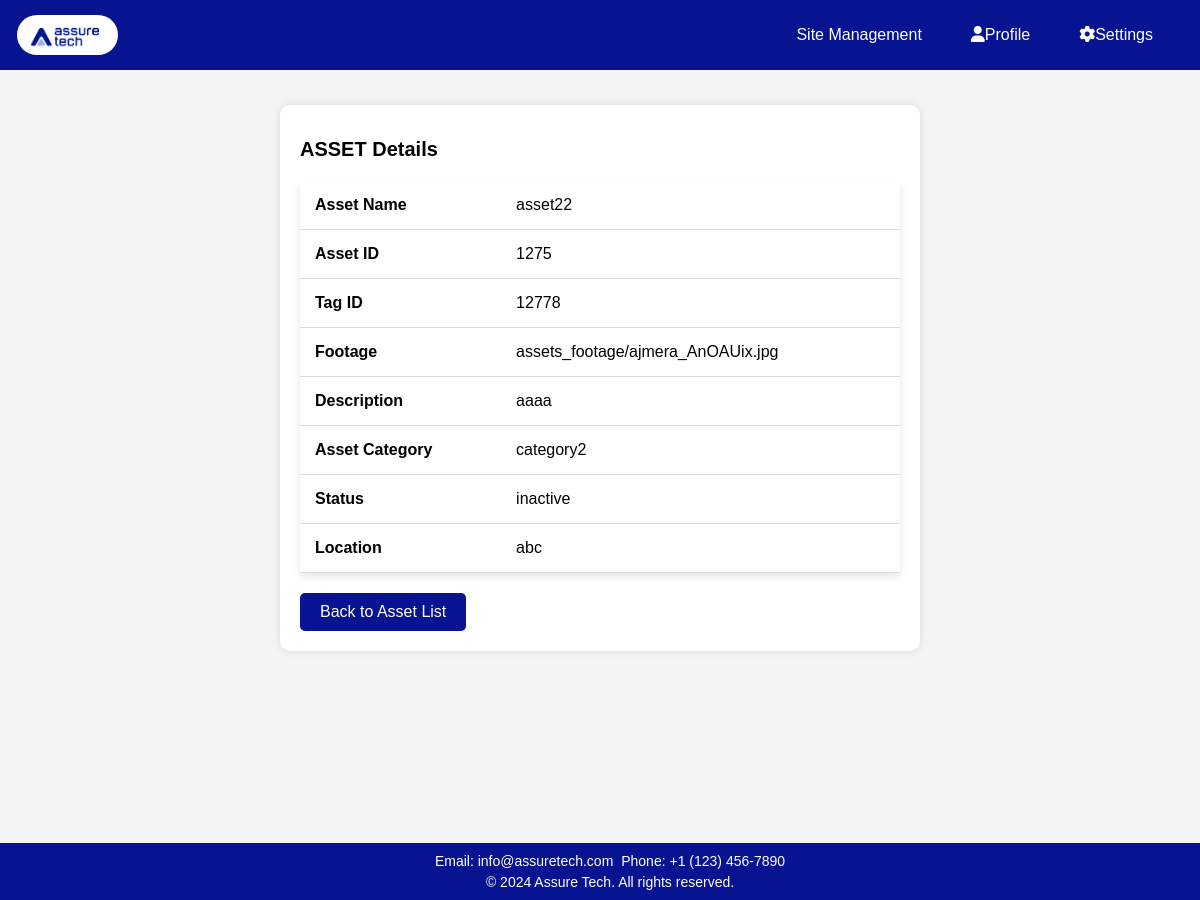
Screenshot of /asset_details/1275/ with the database file from the repository.
### app1/models.py (models this page shows, shortened)
class Asset(models.Model):
    asset_id = models.IntegerField(unique=True)
    picture = models.ImageField(upload_to='asset_pictures/', blank=True, null=True)
    asset_name = models.CharField(max_length=255)
    tag_id = models.IntegerField(max_length=100)
    footage = models.ImageField(upload_to='assets_footage/', blank=True, null=True,verbose_name= 'Footage')
    description = models.CharField(max_length=500)
    asset_category = models.CharField(max_length=50)
    STATUS_CHOICES = [
        ('active', 'Active'),
        ('inactive', 'Inactive'),
    ]
    status = models.CharField(max_length=50, choices=STATUS_CHOICES,default='inactive')
    location = models.CharField(max_length=100,blank=True, null=True)
    time_log = models.DateTimeField(auto_now=True)

### app1/views.py (the view)
# urls.py: path('asset_details/<int:asset_id>/', views.asset_details, name='asset_details'),
def asset_details(request, asset_id):
    asset = get_object_or_404(Asset, asset_id=asset_id)
    return render(request, 'app1/view_asset.html', {'asset': asset})

### app1/templates/app1/view_asset.html (shortened to what this page needs)
<!DOCTYPE html>
<html lang="en">
<head>
    {% load static %}
    <link rel="stylesheet" href="https://cdnjs.cloudflare.com/ajax/libs/font-awesome/6.0.0/css/all.min.css">
</head>
<body>
    <header>
        <a class="logo" href="#"><img src="{% static 'app1/images/logo.jpg' %}" alt="Logo"></a>
        <nav class="nav">
            <div class="dropdown">
                <a href="{% url 'sites' %}">Site Management</a>
            </div>
            <div class="dropdown">
                <a href="#" class="dropbtn"><i class="fas fa-user"></i>Profile</a>
            </div>
            <div class="dropdown">
                <a href="#" class="dropbtn"><i class="fas fa-cog"></i>Settings</a>
            </div>
        </nav>
    </header>
    <div class="content asset-details">
        <h1>ASSET Details</h1>
        <table>
            <tr>
                <td><strong>Asset Name</strong></td>
                <td>{{ asset.asset_name }}</td>
            </tr>
            <tr>
                <td><strong>Asset ID</strong></td>
                <td>{{ asset.asset_id }}</td>
            </tr>
            <tr>
                <td><strong>Tag ID</strong></td>
                <td>{{ asset.tag_id }}</td>
            </tr>
            <tr>
                <td><strong>Footage</strong></td>
                <td>{{ asset.footage }}</td>
            </tr>
            <tr>
                <td><strong>Description</strong></td>
                <td>{{ asset.description }}</td>
            </tr>
            <tr>
                <td><strong>Asset Category</strong></td>
                <td>{{ asset.asset_category }}</td>
            </tr>
            <tr>
                <td><strong>Status</strong></td>
                <td>{{ asset.status }}</td>
            </tr>
            <tr>
                <td><strong>Location</strong></td>
                <td>{{ asset.location }}</td>
            </tr>
        </table>
        <a href="{% url 'asset_site' %}" class="back-link">Back to Asset List</a>
    </div>
    <footer>
        <p>Email: info@assuretech.com</p>
        <p>Phone: +1 (123) 456-7890</p>
        <div class="footer-bottom">
            <p>&copy; 2024 Assure Tech. All rights reserved.</p>
        </div>
    </footer>
</body>
</html>

### app1/templates/app1/view_asset.html (style rules this page uses)
body { font-family: 'Verdana', sans-serif; width: 100%; margin: 0; padding-top: 10vh; background: #f4f4f4; box-sizing: border-box; height: 900px; }
header { background-color: #071390; color: white; text-align: center; padding: 15px 0; position: fixed; top: 0; width: 100%; z-index: 1000; display: flex; justify-content: space-between; align-items: center; }
.nav { display: flex; align-items: center; margin-right: 10px; }
.logo img { max-height: 40px; margin-left: 17px; float: left; border-radius: 20px; }
.nav a { padding: 10px 12px; color: white; text-decoration: none; display: inline-block; margin-right: 25px; }
.dropdown { display: inline-block; }
.content { flex-grow: 1; padding: 20px; margin-top: 60px; }
.asset-details { background-color: #ffffff; padding: 20px; border-radius: 10px; box-shadow: 0 0 10px rgba(0, 0, 0, 0.1); max-width: 600px; margin: auto; margin-top: 25px; }
.asset-details table { width: 100%; border-collapse: collapse; margin-top: 20px; box-shadow: 0 4px 8px rgba(0, 0, 0, 0.1); }
.asset-details th, .asset-details td { padding: 15px; text-align: left; border-bottom: 1px solid #dddddd; }
.back-link { display: inline-block; margin-top: 20px; text-decoration: none; color: white; background-color: #071390; padding: 10px 20px; border-radius: 5px; }
h1 { font-size: 20px; }
footer { position: fixed; bottom: 0; width: 100%; background-color: #071390; color: white; text-align: center; padding: 10px; z-index: 1000; font-size: 14px; }
footer h4, footer p { white-space: nowrap; margin: 0; padding: 2px; display: inline; }
.footer-bottom { white-space: nowrap; padding-top: 5px; }
.footer-bottom p { margin: 0; }

### rows the page displays
Asset: asset_name "asset22", asset_id "1275", tag_id "12778", footage "assets_footage/ajmera_AnOAUix.jpg", description "aaaa", asset_category "category2", status "inactive", location "abc"
